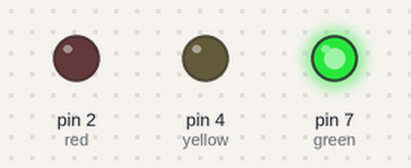
This sketch was run on a simulated Arduino Uno, built with avr-gcc and run on an emulated ATmega328P. Shown: output pins drawn as LEDs (lit = HIGH).

Above: at 1.0 s.
At 2.5 s:
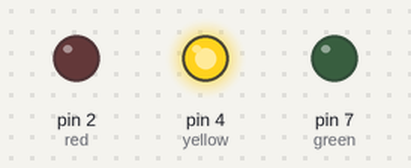
At 4.0 s:
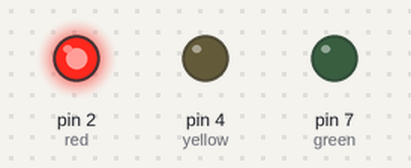
Timing chart, 0 to 6.5 s (numbered marks = the images above):
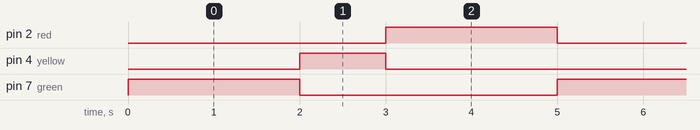

The sketch:

traffic_light.ino
```cpp
// (licence header left out)
// variables

int red = 2;
int yellow = 4;
int green = 7;

// the setup routine runs once when you press reset:
void setup()
{
    pinMode(red, OUTPUT);
    pinMode(yellow, OUTPUT);
    pinMode(green, OUTPUT);
}

// the loop routine runs over and over again forever:
void loop()
{
    // turn on the green light during 2 seconds
    digitalWrite(green, HIGH);
    digitalWrite(yellow, LOW);
    digitalWrite(red, LOW);
    delay(2000);

    // turn on the yellow light during 1 second
    digitalWrite(yellow, HIGH);
    digitalWrite(green, LOW);
    digitalWrite(red, LOW);
    delay(1000);

    // turn on the green light during 2 seconds
    digitalWrite(red, HIGH);
    digitalWrite(green, LOW);
    digitalWrite(yellow, LOW);
    delay(2000);
}
```

Measured:
- by itself, pin 2 (red), pin 7 (green): alternates HIGH for 2.0 s and LOW for 3.0 s
- by itself, pin 4 (yellow): alternates HIGH for 1.0 s and LOW for 4.0 s
- by itself, everything shown: repeats every 5.0 s, in 3 steps
